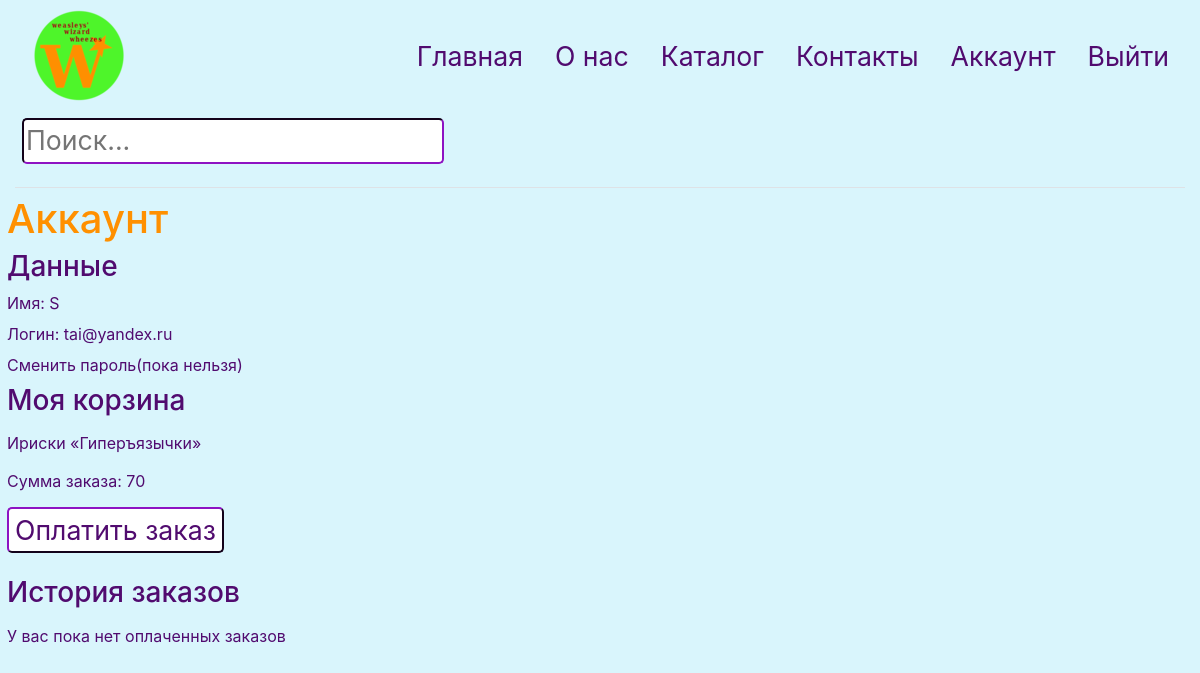
/account (signed in), run on the app's committed database.
### data/users.py (models this page shows, shortened)
class User(SqlAlchemyBase, UserMixin):
    __tablename__ = 'users'
    id = sqlalchemy.Column(sqlalchemy.Integer, primary_key=True, autoincrement=True)
    name = sqlalchemy.Column(sqlalchemy.String, nullable=True)
    email = sqlalchemy.Column(sqlalchemy.String, index=True, unique=True, nullable=True)
    hashed_password = sqlalchemy.Column(sqlalchemy.String, nullable=True)
    created_date = sqlalchemy.Column(sqlalchemy.DateTime, default=datetime.datetime.now)
    basket = orm.relationship("Basket", back_populates='user')

### data/products.py (models this page shows)
class Products(SqlAlchemyBase):
    __tablename__ = 'products'
    id = sqlalchemy.Column(sqlalchemy.Integer, primary_key=True, autoincrement=True)
    title = sqlalchemy.Column(sqlalchemy.String, nullable=True)
    description = sqlalchemy.Column(sqlalchemy.String, nullable=True)
    photos = sqlalchemy.Column(sqlalchemy.String, nullable=True)
    cost = sqlalchemy.Column(sqlalchemy.Integer, nullable=True)
    created_date = sqlalchemy.Column(sqlalchemy.DateTime, default=datetime.datetime.now)
    category_id = sqlalchemy.Column(sqlalchemy.Integer, sqlalchemy.ForeignKey("category.id"))
    category = orm.relationship('Category')

### main.py (the view, shortened to what this page needs)
@app.route('/account', methods=['GET', 'POST'])
def account():
    form = PayForm()
    if form.validate_on_submit():
        return pay(user_id)
    db_sess = db_session.create_session()
    products = []
    current_basket = db_sess.query(Basket).filter(Basket.user_id == user_id, Basket.pay == 0).first().composition
    if current_basket:
        busket_list = list(map(int, current_basket.split(',')))
        summa_basket = 0
        for i in busket_list:
            products.append(db_sess.query(Products).filter(Products.id == i).first().title)
            summa_basket += db_sess.query(Products).filter(Products.id == i).first().cost
    else:
        products.append('Корзина пока пуста, купите что-нибудь')
        summa_basket = 0
    baskets = db_sess.query(Basket).filter(Basket.user_id == user_id, Basket.pay == 1).all()
    baskets_list = []
    if not baskets:
        baskets_list = None
    return render_template('account.html', title='Аккаунт', baskets=baskets_list, current_basket=(products, str(summa_basket)), form=form)

### forms/user.py
class PayForm(FlaskForm):
    submit = SubmitField('Оплатить заказ')

### data/db_session.py (called while the page is built)
def create_session() -> Session:
    global __factory
    return __factory()

### main.py (called while the page is built)
@login_manager.user_loader
def load_user(user_id):
    db_sess = db_session.create_session()
    return db_sess.query(User).get(user_id)

### templates/account.html (shortened to what this page needs)
{% extends 'base.html' %}
{% block content%}
<h1 class="orange-text">{{ title }}</h1>
<h3 class="purple-text">Данные</h3>
<p class="purple-text">Имя: {{current_user.name}}</p>
<p class="purple-text">Логин: {{current_user.email}}</p>
<p class="purple-text">Сменить пароль(пока нельзя)</p>
<h3 class="purple-text">Моя корзина</h3>
<ul class="list-group">
    {% for item in current_basket[0] %}
    <li class="list-group-item1">{{ item }}</li>
    {% endfor %}
</ul>
<p class="purple-text">Сумма заказа: {{current_basket[1]}}</p>
<form action="" method="post">
    <p>{{ form.submit(type="submit", class="b1") }}</p>
</form>
<h3 class="purple-text">История заказов</h3>
<ul class="list-group">
    {% if baskets %}
    {% for i in baskets %}
    <li class="list-group-item1">Товары: {{ i[0] }}; Сумма заказа: {{ i[1] }}</li>
    {% endfor %}
    {% else %}
    <li class="list-group-item1">У вас пока нет оплаченных заказов</li>
    {% endif %}
</ul>
{% endblock%}

### static/css/style.css (style rules this page uses)
.b1 { color: #510B6F; font-size: 20pt; border-color: #510B6F; background-color: #ffffff; border-radius: 5px; margin: 7px 7px 7px 7px; }
.purple-text { color: #510B6F; margin: 7px 7px 7px 7px; }
.back { background-color: #D9F5FC; }
.orange-text { color: #ff9000; margin: 7px 7px 7px 7px; }
.list-group-item1 { color: #510B6F; margin: 7px 7px 7px 7px; }

### data on the page
User: name "S", email "tai@yandex.ru"
Products: title "Ириски «Гиперъязычки»"

### other printed values
{{ title }} "Аккаунт"
{{ current_basket[1] }} "70"
